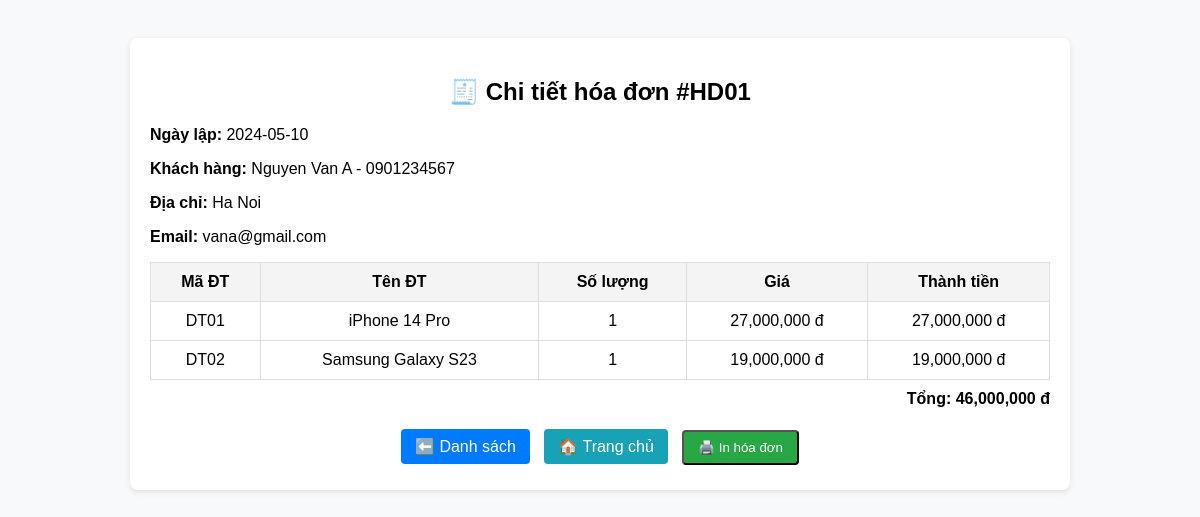
/chitiethoadon.php?id=HD01, run on the app's committed database.
### tables this page shows
CREATE TABLE HoaDon (
    MaHD VARCHAR(10) PRIMARY KEY,
    NgayLap DATE,
    MaKH VARCHAR(10),
    TongTien DECIMAL(18,2),
    FOREIGN KEY (MaKH) REFERENCES KhachHang(MaKH)
);

CREATE TABLE KhachHang (
    MaKH VARCHAR(10) PRIMARY KEY,
    TenKH VARCHAR(100),
    DiaChi VARCHAR(200),
    SoDienThoai VARCHAR(15),
    Email VARCHAR(100)
);

CREATE TABLE ChiTietHoaDon (
    MaHD VARCHAR(10),
    MaDT VARCHAR(10),
    SoLuong INT,
    DonGia DECIMAL(18,2),
    PRIMARY KEY (MaHD, MaDT),
    FOREIGN KEY (MaHD) REFERENCES HoaDon(MaHD),
    FOREIGN KEY (MaDT) REFERENCES DienThoai(MaDT)
);

CREATE TABLE DienThoai (
    MaDT VARCHAR(10) PRIMARY KEY,
    TenDT VARCHAR(100),
    ThuongHieu VARCHAR(50),
    CauHinh VARCHAR(255),
    GiaBan DECIMAL(18,2)
);

### chitiethoadon.php (the view, shortened to what this page needs)
<?php
include 'db.php';
$id = $_GET['id'] ?? '';
$sql = "SELECT hd.MaHD, hd.NgayLap, kh.TenKH, kh.DiaChi, kh.SoDienThoai, kh.Email, hd.TongTien
        FROM HoaDon hd
        JOIN KhachHang kh ON hd.MaKH = kh.MaKH
        WHERE hd.MaHD = ?";
$stmt = $conn->prepare($sql);
$stmt->bind_param("s", $id);
$stmt->execute();
$hoadon = $stmt->get_result()->fetch_assoc();
$sql = "SELECT cthd.*, dt.TenDT, dt.GiaBan
        FROM ChiTietHoaDon cthd
        JOIN DienThoai dt ON cthd.MaDT = dt.MaDT
        WHERE cthd.MaHD = ?";
$stmt = $conn->prepare($sql);
$stmt->bind_param("s", $id);
$stmt->execute();
$chitiet = $stmt->get_result();
?>
<!DOCTYPE html>
<html lang="vi">
<head>
</head>
<body>
<div class="box">
    <h2>🧾 Chi tiết hóa đơn #<?= $hoadon['MaHD'] ?></h2>
    <p><b>Ngày lập:</b> <?= $hoadon['NgayLap'] ?></p>
    <p><b>Khách hàng:</b> <?= $hoadon['TenKH'] ?> - <?= $hoadon['SoDienThoai'] ?></p>
    <p><b>Địa chỉ:</b> <?= $hoadon['DiaChi'] ?></p>
    <p><b>Email:</b> <?= $hoadon['Email'] ?></p>
    <table>
        <tr><th>Mã ĐT</th><th>Tên ĐT</th><th>Số lượng</th><th>Giá</th><th>Thành tiền</th></tr>
        <?php while($row = $chitiet->fetch_assoc()):
            $tt = $row['SoLuong'] * $row['GiaBan']; ?>
        <tr>
            <td><?= $row['MaDT'] ?></td>
            <td><?= $row['TenDT'] ?></td>
            <td><?= $row['SoLuong'] ?></td>
            <td><?= number_format($row['GiaBan']) ?> đ</td>
            <td><?= number_format($tt) ?> đ</td>
        </tr>
        <?php endwhile; ?>
    </table>
    <p style="text-align:right; font-weight:bold; margin-top:10px;">Tổng: <?= number_format($hoadon['TongTien']) ?> đ</p>
    <div style="text-align:center;">
        <a class="btn back" href="hoadon.php">⬅️ Danh sách</a>
        <a class="btn home" href="index.php">🏠 Trang chủ</a>
        <button class="btn print" onclick="window.print()">🖨️ In hóa đơn</button>
    </div>
</div>
</body>
</html>

### chitiethoadon.php (style rules this page uses)
body { font-family: Arial; background:#f8f9fa; padding:30px; }
.box { max-width:900px; margin:auto; background:#fff; padding:20px; border-radius:8px; box-shadow:0 2px 6px rgba(0,0,0,0.1); }
h2 { text-align:center; margin-bottom:20px; }
table { width:100%; border-collapse:collapse; margin-top:15px; }
th,td { border:1px solid #ddd; padding:10px; text-align:center; }
th { background:#f4f4f4; }
.btn { padding:8px 14px; border-radius:4px; text-decoration:none; color:#fff; margin:5px; display:inline-block; }
.back { background:#007bff; }
.print { background:#28a745; }
.home { background:#17a2b8; }

### data on the page
hoadon: MaHD "HD01", NgayLap "2024-05-10", MaKH.TenKH "Nguyen Van A", MaKH.SoDienThoai "0901234567", MaKH.DiaChi "Ha Noi", MaKH.Email "vana@gmail.com", TongTien "46,000,000"
chitiethoadon: MaDT "DT01", MaDT.TenDT "iPhone 14 Pro", SoLuong "1", MaDT.GiaBan "27,000,000", SoLuong.GiaBan "27,000,000"
chitiethoadon: MaDT "DT02", MaDT.TenDT "Samsung Galaxy S23", SoLuong "1", MaDT.GiaBan "19,000,000", SoLuong.GiaBan "19,000,000"
